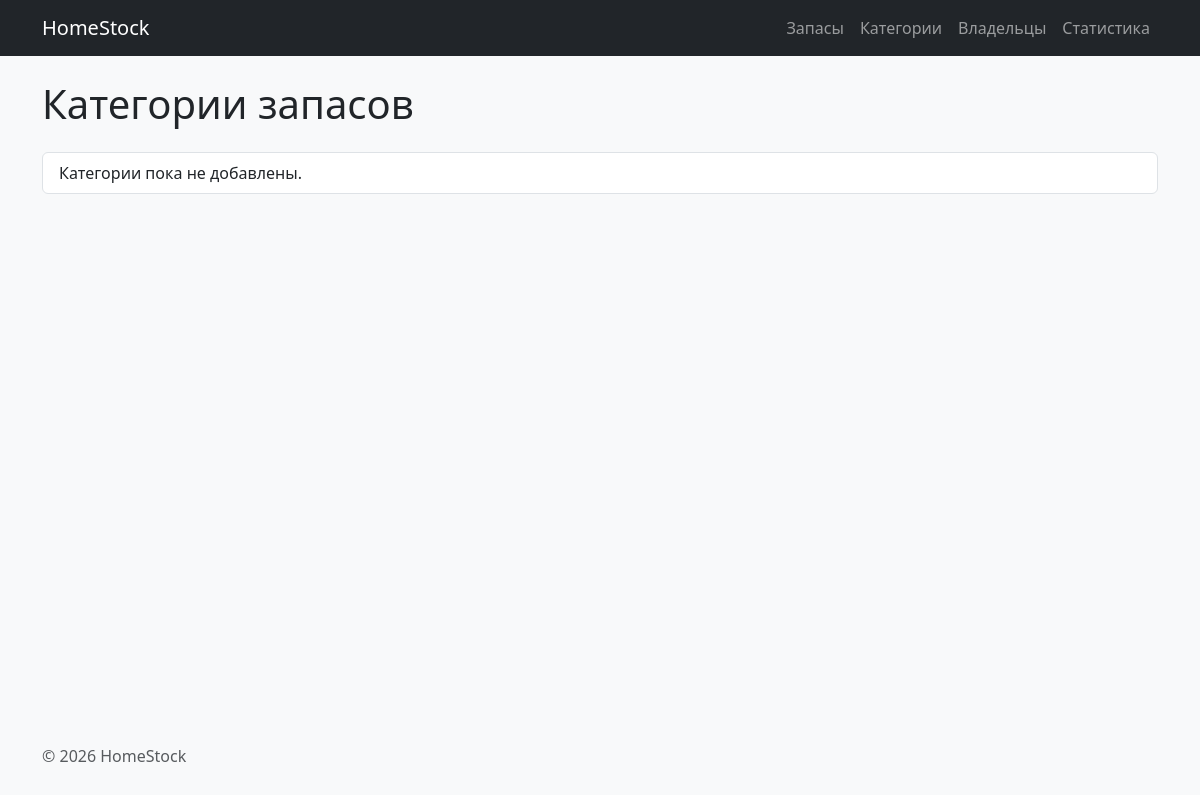
The page /categories/ on the database as committed earlier.
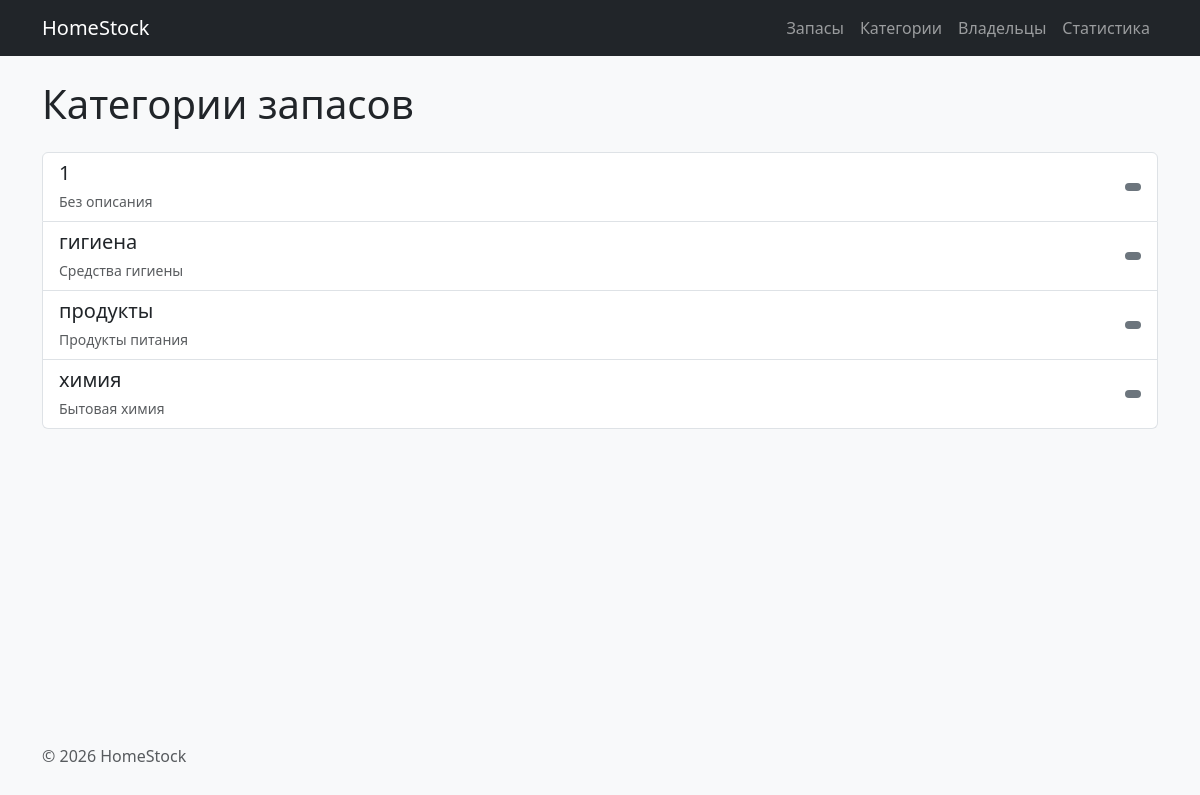
The same page on the database as committed later.
### categories/models.py (models this page shows, shortened)
class Category(models.Model):
    name = models.CharField(max_length=100, verbose_name="Название")
    description = models.TextField(blank=True, verbose_name="Описание")
    class Meta:
        verbose_name = "Категория"
        verbose_name_plural = "Категории"
        ordering = ["name"]

### categories/views.py (the view)
# urls.py: path("", views.categories_list, name="list"),
def categories_list(request):
    categories = Category.objects.all()
    return render(request, "categories/category_list.html", {"categories": categories})

### categories/templates/categories/category_list.html (shortened to what this page needs)
{% extends "base.html" %}
{% block content %}
    <h1>Категории запасов</h1>
    <ul class="list-group mt-4">
        {% for category in categories %}
            <li class="list-group-item d-flex justify-content-between align-items-center">
                <div>
                    <h5 class="mb-1">{{ category.name }}</h5>
                    <small class="text-muted">{{ category.description|default:"Без описания" }}</small>
                </div>
                <span class="badge bg-secondary rounded-pill">
                </span>
            </li>
        {% empty %}
            <li class="list-group-item">Категории пока не добавлены.</li>
        {% endfor %}
    </ul>
{% endblock %}

### templates/base.html (shortened to what this page needs)
{% load static %}
<!DOCTYPE html>
<html lang="ru">
<head>
    <link href="https://cdn.jsdelivr.net/npm/bootstrap@5.3.3/dist/css/bootstrap.min.css" rel="stylesheet">
    <link rel="stylesheet" href="{% static 'homepage/css/style.css' %}">
</head>
<body class="bg-light d-flex flex-column min-vh-100">
    {% include "includes/navigation.html" %}
    <main class="container flex-grow-1">
        {% block content %}
        {% endblock %}
    </main>
    <footer class="container mt-4 mb-3 text-muted">
        <p>&copy; <span id="current-year"></span> HomeStock</p>
    </footer>
</body>
</html>

### templates/includes/navigation.html
<nav class="navbar navbar-expand-lg navbar-dark bg-dark mb-4">
  <div class="container">
    <a class="navbar-brand" href="{% url 'homepage:index' %}">HomeStock</a>
    <div class="navbar-nav">
      <a class="nav-link" href="{% url 'stocks:list' %}">Запасы</a>
      <a class="nav-link" href="{% url 'categories:list' %}">Категории</a>
      <a class="nav-link" href="{% url 'users:list' %}">Владельцы</a>
      <a class="nav-link" href="{% url 'users:statistics' %}">Статистика</a>
    </div>
  </div>
</nav>

Rows that differ between the two databases and show on the page:
added Category: name "1", description "Без описания"
added Category: name "гигиена", description "Средства гигиены"
added Category: name "продукты", description "Продукты питания"
added Category: name "химия", description "Бытовая химия"
Other text that changed with them:
text no longer shown: "Категории пока не добавлены."
